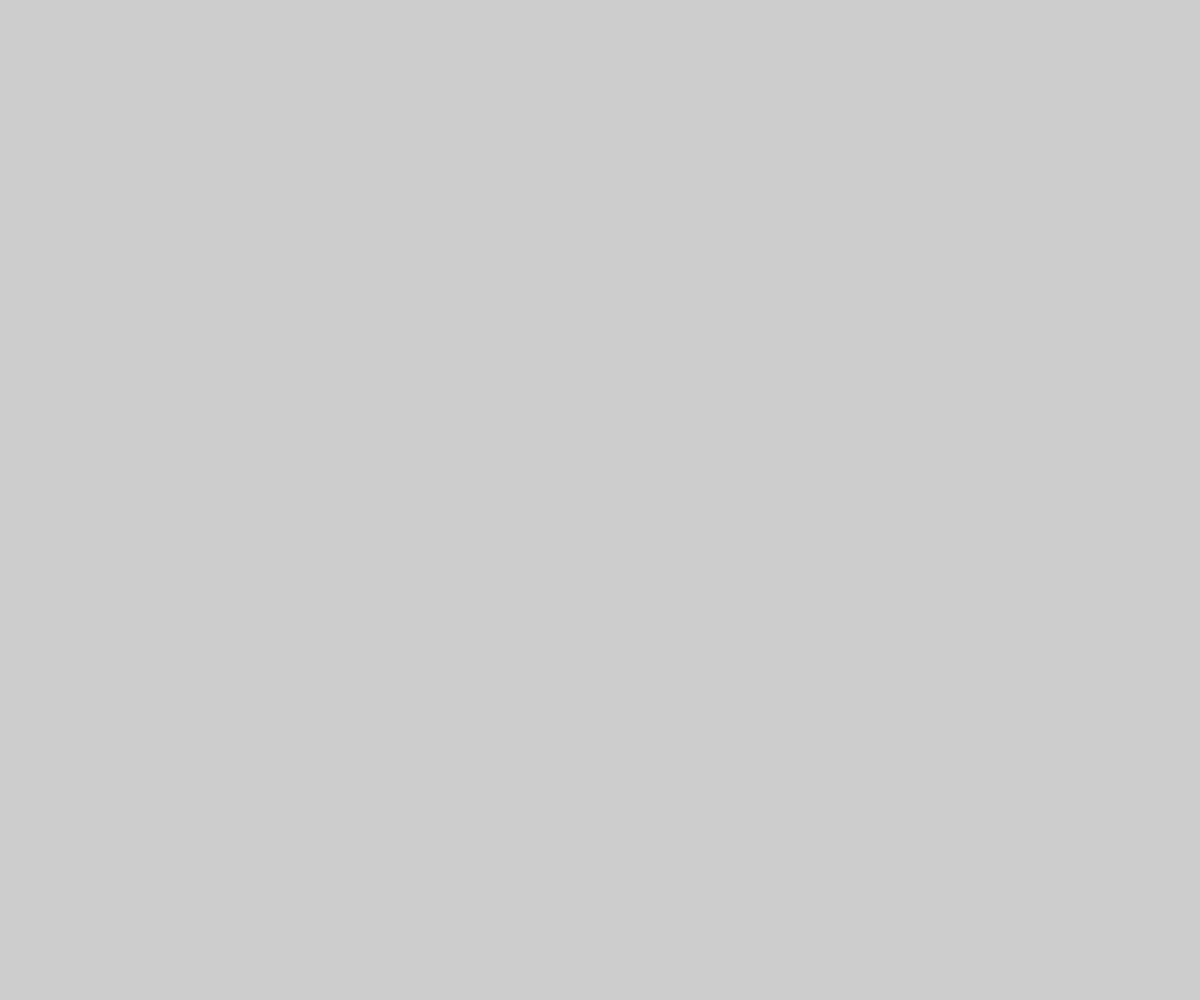
Frame 1 (no input)
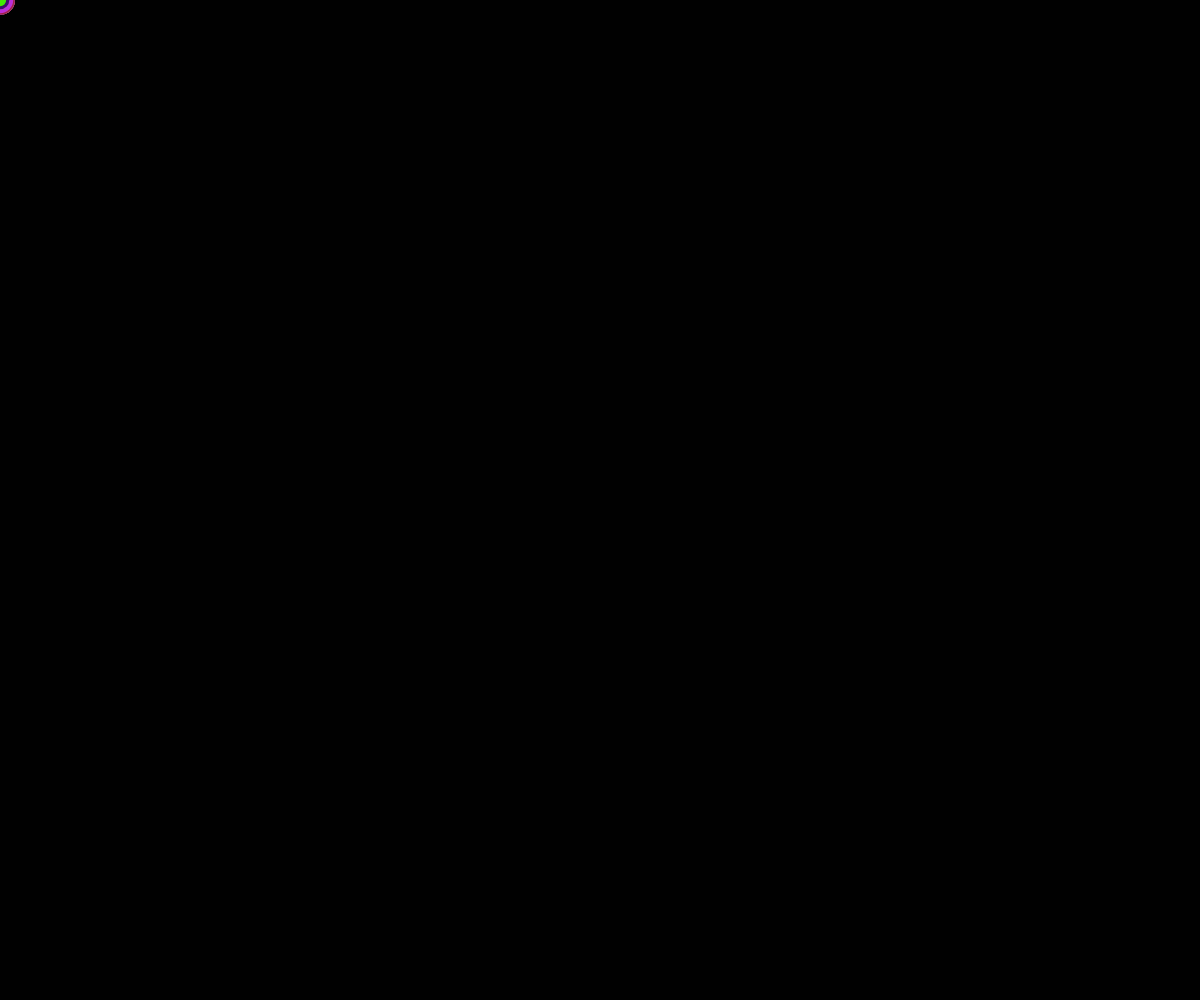
Frame 60 (no input)
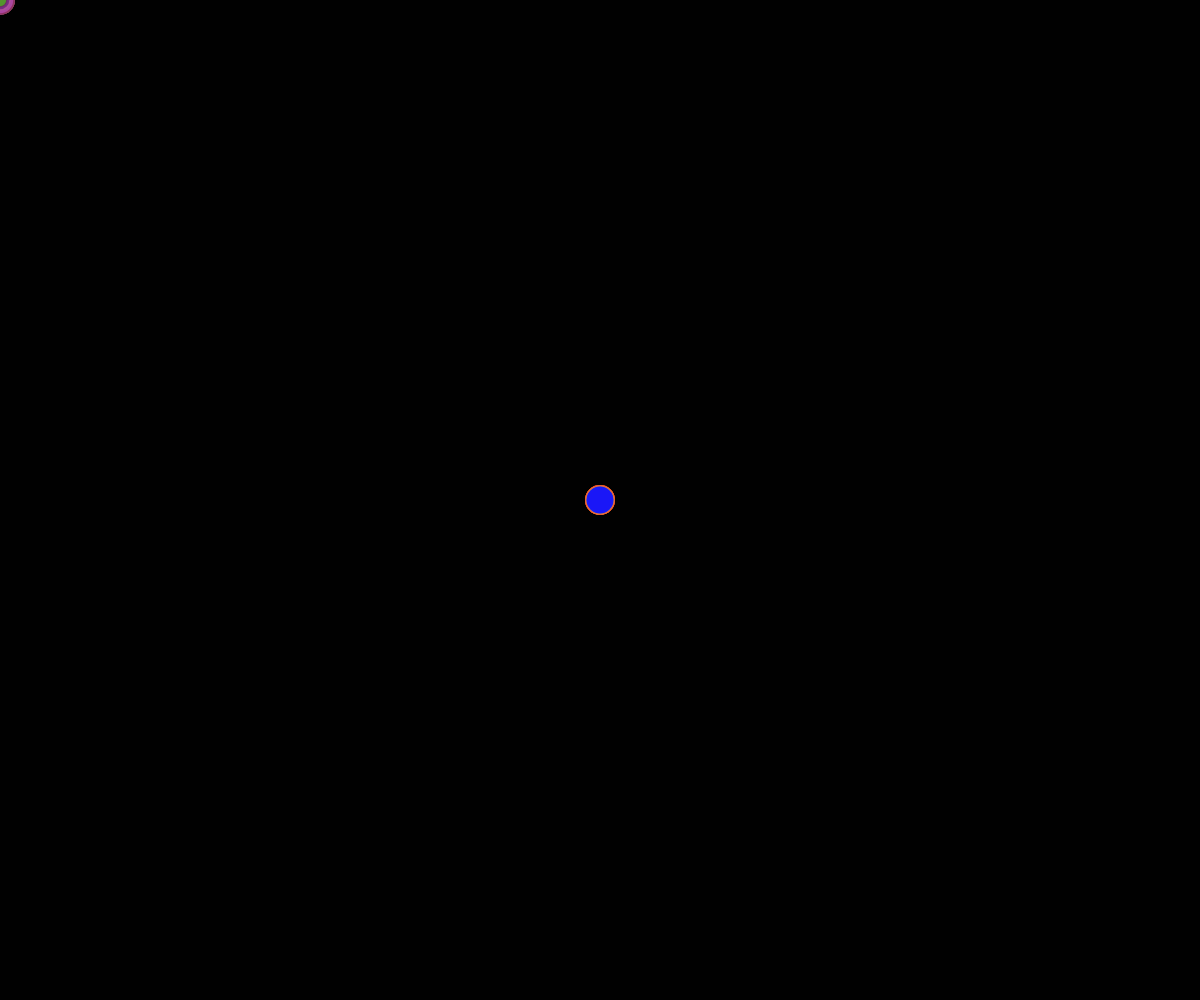
Frame 120 (the mouse pressed at the canvas centre since frame 60)

The p5.js sketch that drew these frames (run headless with seeded random() and noise() and a simulated clock; from frame 60 on, the mouse is pressed at the canvas centre):

// p5.js sketch
// ── sketch.js
let trail = [];
let maxTrailSize = 100;

function setup() {
    createCanvas(windowWidth, windowHeight);
    noStroke();
}

function draw() {
    background(0, 50); 

    let trailSize = 20;

    trail.push({ x: mouseX, y: mouseY, size: random(10, 30), color: color(random(255), random(255), random(255)) });




    for (let i = 0; i < trail.length; i++) {
        let pos = trail[i];
        let alpha = map(i, 0, trail.length, 0, 255);
        fill(pos.color.levels[0], pos.color.levels[1], pos.color.levels[2], alpha);
        ellipse(pos.x, pos.y, pos.size, pos.size);
    }
}

function windowResized() {
    resizeCanvas(windowWidth, windowHeight);
}
